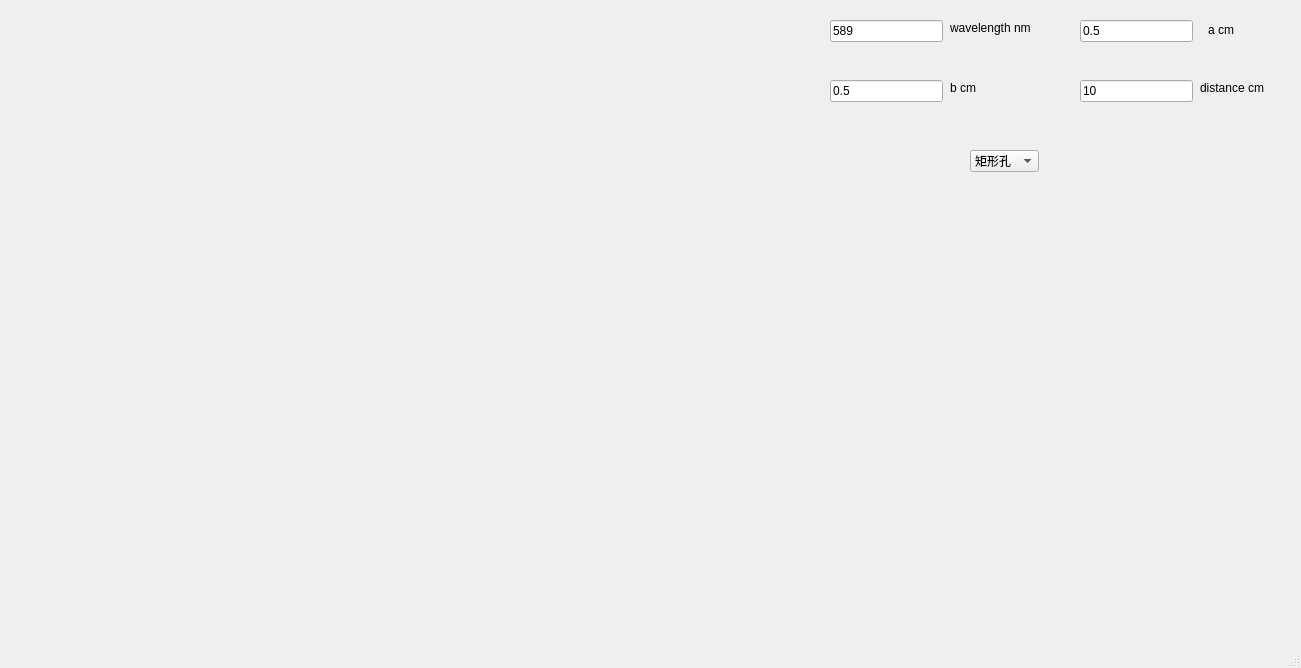
<?xml version="1.0" encoding="UTF-8"?>
<ui version="4.0">
 <class>frauhopher_sim</class>
 <widget class="QMainWindow" name="frauhopher_sim">
  <property name="geometry">
   <rect>
    <x>0</x>
    <y>0</y>
    <width>1301</width>
    <height>668</height>
   </rect>
  </property>
  <property name="windowTitle">
   <string>frauhopher_sim</string>
  </property>
  <widget class="QWidget" name="centralwidget">
   <widget class="QCustomPlot" name="customPlot" native="true">
    <property name="geometry">
     <rect>
      <x>10</x>
      <y>0</y>
      <width>771</width>
      <height>611</height>
     </rect>
    </property>
   </widget>
   <widget class="QLineEdit" name="lineEdit">
    <property name="enabled">
     <bool>true</bool>
    </property>
    <property name="geometry">
     <rect>
      <x>830</x>
      <y>20</y>
      <width>113</width>
      <height>22</height>
     </rect>
    </property>
    <property name="maximumSize">
     <size>
      <width>16777215</width>
      <height>16777212</height>
     </size>
    </property>
    <property name="text">
     <string>589</string>
    </property>
   </widget>
   <widget class="QLabel" name="label">
    <property name="geometry">
     <rect>
      <x>950</x>
      <y>20</y>
      <width>91</width>
      <height>16</height>
     </rect>
    </property>
    <property name="text">
     <string>wavelength nm</string>
    </property>
    <property name="textFormat">
     <enum>Qt::PlainText</enum>
    </property>
   </widget>
   <widget class="QLineEdit" name="lineEdit_2">
    <property name="geometry">
     <rect>
      <x>1080</x>
      <y>20</y>
      <width>113</width>
      <height>22</height>
     </rect>
    </property>
    <property name="text">
     <string>0.5</string>
    </property>
   </widget>
   <widget class="QLabel" name="label_2">
    <property name="geometry">
     <rect>
      <x>1208</x>
      <y>20</y>
      <width>51</width>
      <height>20</height>
     </rect>
    </property>
    <property name="text">
     <string>a cm</string>
    </property>
   </widget>
   <widget class="QLineEdit" name="lineEdit_3">
    <property name="geometry">
     <rect>
      <x>830</x>
      <y>80</y>
      <width>113</width>
      <height>22</height>
     </rect>
    </property>
    <property name="text">
     <string>0.5</string>
    </property>
   </widget>
   <widget class="QLabel" name="label_3">
    <property name="geometry">
     <rect>
      <x>950</x>
      <y>80</y>
      <width>49</width>
      <height>16</height>
     </rect>
    </property>
    <property name="text">
     <string>b cm</string>
    </property>
   </widget>
   <widget class="QLabel" name="label_5">
    <property name="geometry">
     <rect>
      <x>850</x>
      <y>210</y>
      <width>441</width>
      <height>311</height>
     </rect>
    </property>
    <property name="text">
     <string/>
    </property>
    <property name="pixmap">
     <pixmap>../屏幕截图png.png</pixmap>
    </property>
   </widget>
   <widget class="QLabel" name="label_4">
    <property name="geometry">
     <rect>
      <x>1200</x>
      <y>80</y>
      <width>71</width>
      <height>16</height>
     </rect>
    </property>
    <property name="text">
     <string>distance cm</string>
    </property>
   </widget>
   <widget class="QLineEdit" name="lineEdit_4">
    <property name="geometry">
     <rect>
      <x>1080</x>
      <y>80</y>
      <width>113</width>
      <height>22</height>
     </rect>
    </property>
    <property name="text">
     <string>10</string>
    </property>
   </widget>
   <widget class="QComboBox" name="comboBox">
    <property name="geometry">
     <rect>
      <x>970</x>
      <y>150</y>
      <width>69</width>
      <height>22</height>
     </rect>
    </property>
    <item>
     <property name="text">
      <string>矩形孔</string>
     </property>
    </item>
    <item>
     <property name="text">
      <string>双缝</string>
     </property>
    </item>
   </widget>
  </widget>
  <widget class="QMenuBar" name="menubar">
   <property name="geometry">
    <rect>
     <x>0</x>
     <y>0</y>
     <width>1301</width>
     <height>22</height>
    </rect>
   </property>
  </widget>
  <widget class="QStatusBar" name="statusbar"/>
 </widget>
 <customwidgets>
  <customwidget>
   <class>QCustomPlot</class>
   <extends>QWidget</extends>
   <header>qcustomplot.h</header>
   <container>1</container>
  </customwidget>
 </customwidgets>
 <resources/>
 <connections/>
</ui>
